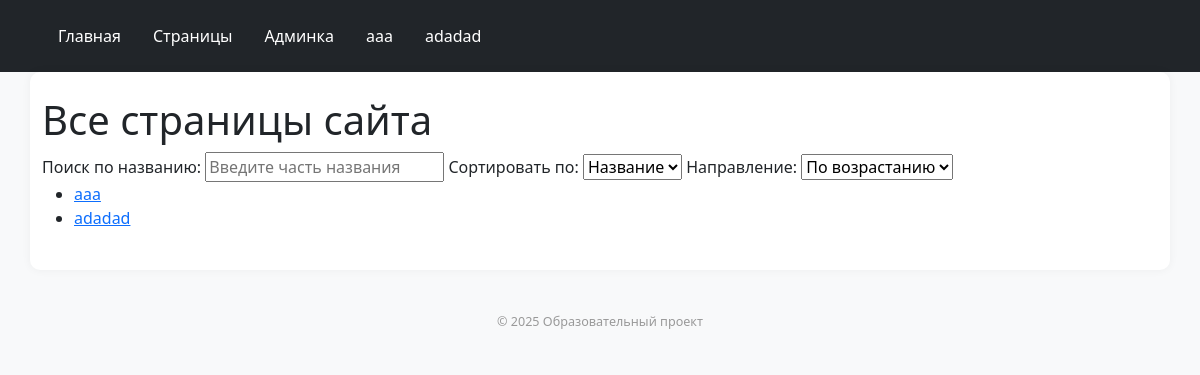
The app's page /pages/, older data.
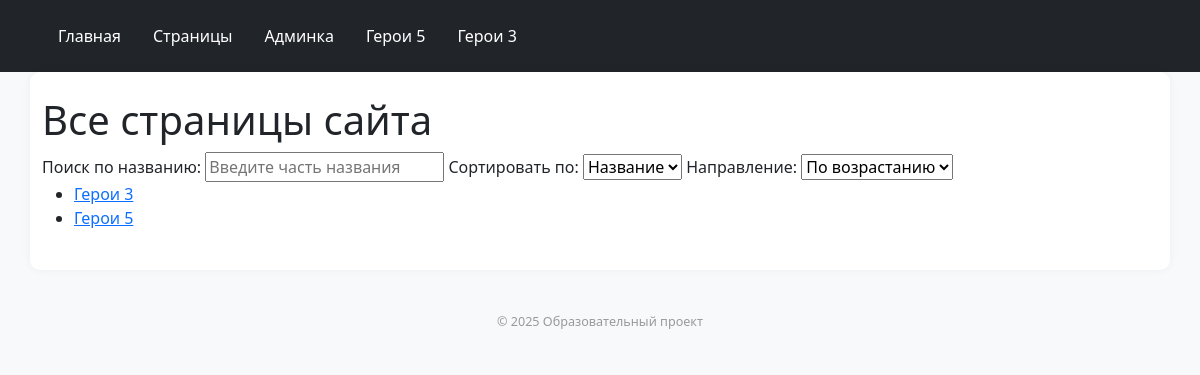
The same page, newer data.
### site_content/models.py (models this page shows, shortened)
class PageContent(models.Model):
    title = models.CharField(max_length=200)
    slug = models.SlugField(unique=True)
    content = models.TextField()
    image = models.ImageField(upload_to='page_images/', blank=True, null=True)  # новое поле для картинки

### site_content/views.py (the view)
# urls.py: path('', views.pages_home, name='pages_home'),
def pages_home(request):
    sort_by = request.GET.get('sort', 'title')
    direction = request.GET.get('direction', 'asc')
    filter_title = request.GET.get('title', '')
    pages = PageContent.objects.all()
    if filter_title:
        pages = pages.filter(title__icontains=filter_title)
    if sort_by not in ['title', 'slug', 'id']:
        sort_by = 'title'
    if direction == 'desc':
        sort_by = '-' + sort_by
    pages = pages.order_by(sort_by)
    context = {
        'pages': pages,
        'current_sort': request.GET.get('sort', 'title'),
        'current_direction': direction,
        'filter_title': filter_title,
    }
    return render(request, 'site_content/pages_home.html', context)

### site_content/context_processors.py (called while the page is built)
def pages_menu(request):
    pages = PageContent.objects.all()
    return {'pages_menu': pages}

### site_content/templates/site_content/pages_home.html (shortened to what this page needs)
{% extends "base.html" %}
{% block content %}
<h1>Все страницы сайта</h1>
<form method="get">
  <label>Поиск по названию:
    <input type="text" name="title" value="{{ filter_title }}" placeholder="Введите часть названия" oninput="this.form.submit()">
  </label>
  <label>Сортировать по:
    <select name="sort" onchange="this.form.submit()">
      <option value="title" {% if current_sort == 'title' %}selected{% endif %}>Название</option>
    </select>
  </label>
  <label>Направление:
    <select name="direction" onchange="this.form.submit()">
      <option value="asc" {% if current_direction == 'asc' %}selected{% endif %}>По возрастанию</option>
    </select>
  </label>
</form>
<ul>
  {% for page in pages %}
    <li><a href="{% url 'page_detail' slug=page.slug %}">{{ page.title }}</a></li>
  {% empty %}
    <li>Нет страниц</li>
  {% endfor %}
</ul>
{% endblock %}

### templates/base.html (shortened to what this page needs)
{% load static %}
<!DOCTYPE html>
<html lang="ru">
<head>
    <link href="https://cdn.jsdelivr.net/npm/bootstrap@5.3.3/dist/css/bootstrap.min.css" rel="stylesheet">
    <link rel="stylesheet" href="{% static 'css/styles.css' %}">
</head>
<body>
    <header class="bg-dark text-white py-3">
        <div class="container">
            <nav class="nav">
                <a class="nav-link text-white" href="/">Главная</a>
                <a class="nav-link text-white" href="/pages/">Страницы</a>
                <a class="nav-link text-white" href="/admin/">Админка</a>
                {% for page in pages_menu %}
                    <a class="nav-link text-white" href="{% url 'page_detail' slug=page.slug %}">{{ page.title }}</a>
                {% endfor %}
            </nav>
        </div>
    </header>
    <main class="container py-4">
        {% block content %}{% endblock %}
    </main>
    <footer class="bg-light text-center py-3 mt-4">
        <small>© 2025 Образовательный проект</small>
    </footer>
</body>
</html>

### static/css/styles.css (style rules this page uses)
body { background-color: #f8f9fa; }
main { background-color: #ffffff; padding: 20px; border-radius: 10px; box-shadow: 0 0 10px rgba(0, 0, 0, 0.05); }
footer { text-align: center; padding: 10px; color: #999; font-size: 0.9em; margin-top: 40px; }

Row changes from the older to the newer data that the page shows:
removed PageContent: title "aaa"
removed PageContent: title "adadad"
added PageContent: title "Герои 5"
added PageContent: title "Герои 3"
